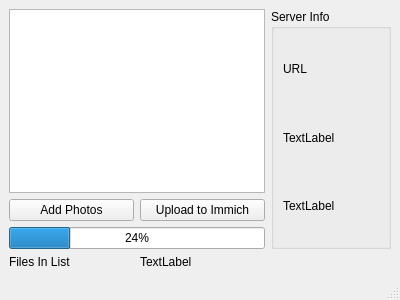
<?xml version="1.0" encoding="UTF-8"?>
<ui version="4.0">
 <class>mainWindow</class>
 <widget class="QMainWindow" name="mainWindow">
  <property name="geometry">
   <rect>
    <x>0</x>
    <y>0</y>
    <width>400</width>
    <height>300</height>
   </rect>
  </property>
  <property name="windowTitle">
   <string>Immich Photo Uploader</string>
  </property>
  <widget class="QWidget" name="centralwidget">
   <layout class="QGridLayout" name="gridLayout">
    <item row="0" column="0" rowspan="3" colspan="2">
     <widget class="QListWidget" name="fileList"/>
    </item>
    <item row="4" column="0" colspan="2">
     <widget class="QProgressBar" name="progressBar">
      <property name="value">
       <number>24</number>
      </property>
     </widget>
    </item>
    <item row="3" column="1">
     <widget class="QPushButton" name="uploadButton">
      <property name="text">
       <string>Upload to Immich</string>
      </property>
     </widget>
    </item>
    <item row="3" column="0">
     <widget class="QPushButton" name="addPhotosButton">
      <property name="text">
       <string>Add Photos</string>
      </property>
     </widget>
    </item>
    <item row="0" column="3" rowspan="5">
     <widget class="QGroupBox" name="serverInfoBox">
      <property name="title">
       <string>Server Info</string>
      </property>
      <layout class="QVBoxLayout" name="verticalLayout">
       <item>
        <widget class="QLabel" name="serverUrlLabel">
         <property name="text">
          <string>URL</string>
         </property>
        </widget>
       </item>
       <item>
        <widget class="QLabel" name="serverSizeLabel">
         <property name="text">
          <string>TextLabel</string>
         </property>
        </widget>
       </item>
       <item>
        <widget class="QLabel" name="totalFilesLabel">
         <property name="text">
          <string>TextLabel</string>
         </property>
        </widget>
       </item>
      </layout>
     </widget>
    </item>
    <item row="5" column="0">
     <widget class="QLabel" name="fileCountLabel">
      <property name="text">
       <string>Files In List</string>
      </property>
     </widget>
    </item>
    <item row="5" column="1">
     <widget class="QLabel" name="uploadedFilesLabel">
      <property name="text">
       <string>TextLabel</string>
      </property>
     </widget>
    </item>
   </layout>
  </widget>
  <widget class="QMenuBar" name="menubar">
   <property name="geometry">
    <rect>
     <x>0</x>
     <y>0</y>
     <width>400</width>
     <height>24</height>
    </rect>
   </property>
  </widget>
  <widget class="QStatusBar" name="statusbar"/>
 </widget>
 <resources/>
 <connections/>
</ui>
